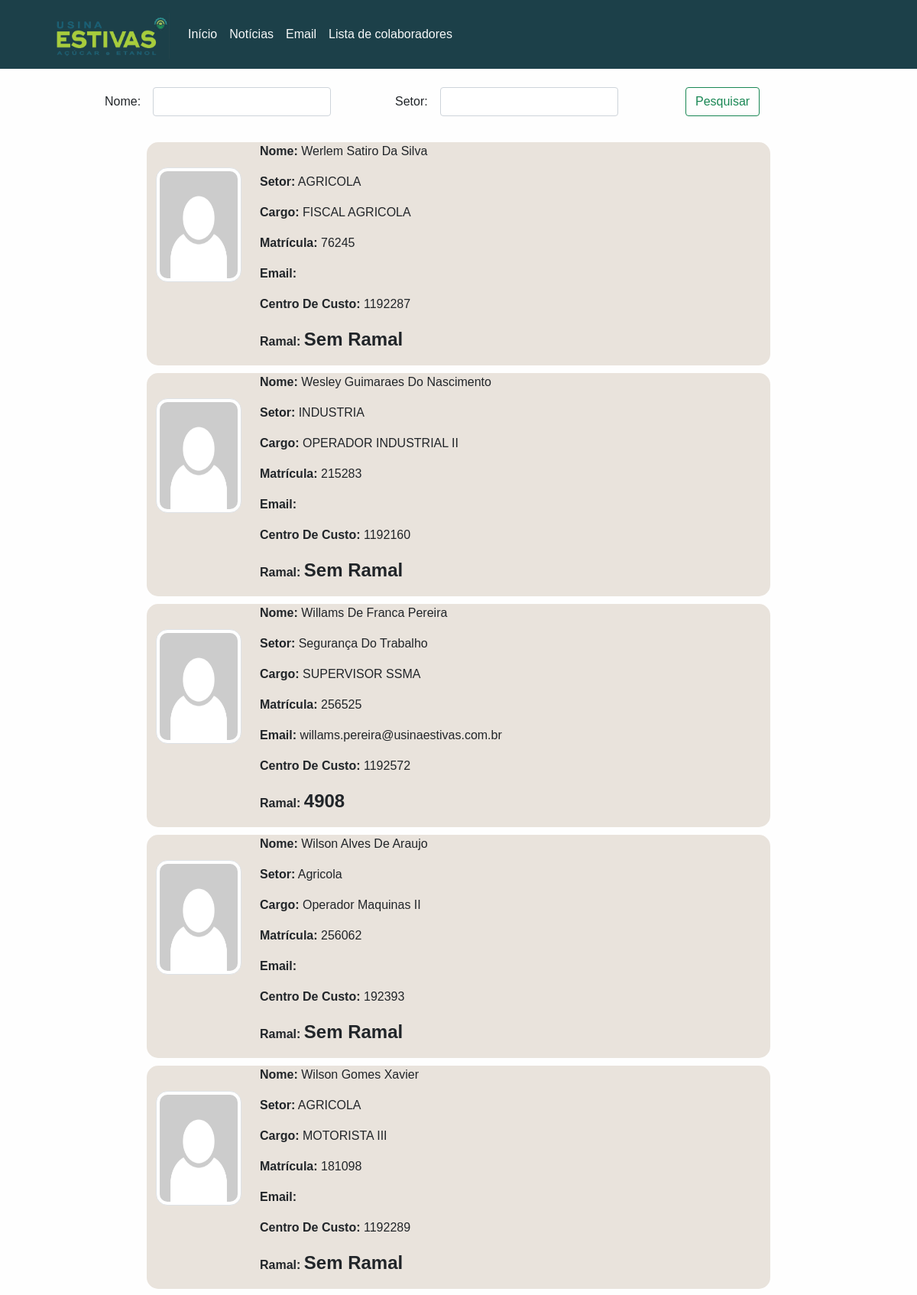
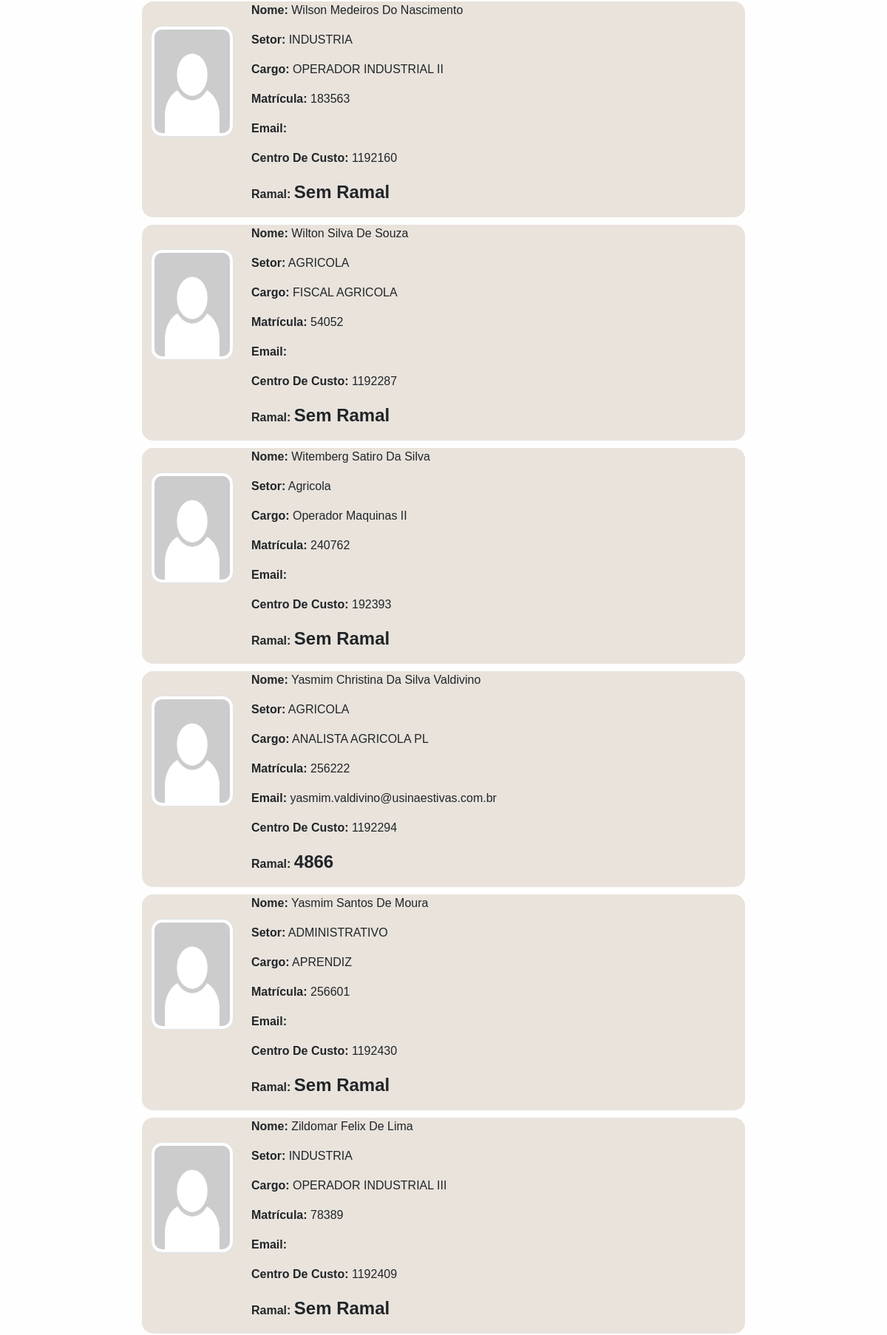
/ramal/ramais/?page=96 (upper part), run on the app's committed database (2 pictures, top to bottom).
### ramais/models.py (models this page shows)
class Pessoa(models.Model):
	nome = models.CharField('Nome', max_length=150)
	setor = models.CharField('Setor', max_length=100)
	cargo = models.CharField('Cargo', max_length=50)
	matricula = models.CharField('Matricula', max_length=6, unique=True)
	email = models.CharField('Email', null=True, max_length=50)
	cc = models.CharField('Centro de custo', max_length=7, null=True)
	ramal = models.CharField('Ramal', max_length=9, null=True, default='Sem ramal')
	foto = models.ImageField('Foto', upload_to='usuarios', default='usuarios/sem-foto.png')

### ramais/views.py (the view)
# urls.py: path('ramal/ramais/', listaramais, name="listaramais"),
def listaramais(request):
	pessoa = Pessoa.objects.all().order_by('nome')
	meufiltro = FiltroPessoa(request.GET, queryset=pessoa)
	paginator = Paginator(meufiltro.qs, 12)
	page = request.GET.get('page')
	contacts = paginator.get_page(page)
	contexto = {
	'filtro': meufiltro,
	'contacts': contacts
	}
	return render(request, 'listaramais.html', contexto)

### ramais/templatetags/my_tags.py (called while the page is built)
@register.simple_tag
def my_url(value, field_name, urlencode=None):
    url = '?{}={}'.format(field_name, value)
    if urlencode:
        querystring = urlencode.split('&')
        filtered_querystring = filter(lambda p: p.split('=')[0] != field_name, querystring)
        encoded_querystring = '&'.join(filtered_querystring)
        url = '{}&{}'.format(url, encoded_querystring)
    return url

### ramais/templates/listaramais.html (shortened to what this page needs)
{% extends "base.html" %}
{% load static %}
{% load widget_tweaks %}
{% block conteudo %}
{% load my_tags %}
<div class="container">
  <form method="get" action="?nome=&setor=">
    <div class="row">
      <div class="col-md-1">
      </div>
    <div class="col-md-4 col-12">
      <div class="row g-3 align-items-center">
    <div class="col-auto">
      <label for="inputPassword6" class="col-form-label">Nome:</label>
    </div>
    <div class="col-auto">
      {% render_field filtro.form.nome class="form-control"%}
    </div>
  </div>
    </div>
    <div class="col-md-4 col-12">
      <div class="row g-3 align-items-center">
    <div class="col-auto">
      <label for="inputPassword6" class="col-form-label">Setor:</label>
    </div>
    <div class="col-auto">
      {% render_field filtro.form.setor class="form-control"%}
    </div>
  </div>
    </div>
    <div class="col-md-3 col-12">
    <button class="btn btn-outline-success" type="submit">Pesquisar</button>
  </div>
  </div>
</form>
<br>
  {% for pessoa in contacts %}
  <div class="row ramal">
    <div class="col-12 col-sm-6 col-md-2 foto">
      <img class="img-fluid img-thumbnail" src="/media/{{pessoa.foto}}">
    </div>
    <div class="col-12 col-sm-6 col-md-10 texto">
      <td>
      <p> <b>Nome:</b> {{pessoa.nome}}</p>
      <p> <b>Setor:</b> {{pessoa.setor}}</p>
      <p> <b>Cargo:</b> {{pessoa.cargo}}</p>
      <p> <b>Matrícula:</b> {{pessoa.matricula}}</p>
      <p style="display: inline;"> <b>Email:</b> <p style="text-transform: lowercase; display: inline;">{{pessoa.email}}</p></p>
      <p> <b>Centro de Custo:</b> {{pessoa.cc}}</p>
      <p> <b>Ramal:</b> <small class="numero">{{pessoa.ramal}}</small></p>
    </td>
    </div>
  </div>
  {% endfor %}
  <br>
</div>
{% endblock %}

### ramais/static/css/estilo.css (style rules this page uses)
body { font-family: 'Arial', sans-serif; background-color: #fefefe; }
.ramal { background-color: #e9e3dc; margin-left: 150px; margin-right: 150px; margin-top: 10px; border-radius: 15px; }
.foto img { margin-top: 33px; width: 130px; height: 150px; border-radius: 15px; align-items: center; }
.numero { font-weight: bold; font-size: 24px; }
.texto p { text-transform: capitalize; }

### data on the page
Pessoa: foto (picture), nome "Werlem Satiro Da Silva", setor "AGRICOLA", cargo "FISCAL AGRICOLA", matricula "76245", cc "1192287", ramal "Sem Ramal"
Pessoa: foto (picture), nome "Wesley Guimaraes Do Nascimento", setor "INDUSTRIA", cargo "OPERADOR INDUSTRIAL II", matricula "215283", cc "1192160", ramal "Sem Ramal"
Pessoa: foto (picture), nome "Willams De Franca Pereira", setor "Segurança Do Trabalho", cargo "SUPERVISOR SSMA", matricula "256525", email "willams.pereira@usinaestivas.com.br", cc "1192572", ramal "4908"
Pessoa: foto (picture), nome "Wilson Alves De Araujo", setor "Agricola", cargo "Operador Maquinas II", matricula "256062", cc "192393", ramal "Sem Ramal"
Pessoa: foto (picture), nome "Wilson Gomes Xavier", setor "AGRICOLA", cargo "MOTORISTA III", matricula "181098", cc "1192289", ramal "Sem Ramal"
Pessoa: foto (picture), nome "Wilson Medeiros Do Nascimento", setor "INDUSTRIA", cargo "OPERADOR INDUSTRIAL II", matricula "183563", cc "1192160", ramal "Sem Ramal"
Pessoa: foto (picture), nome "Wilton Silva De Souza", setor "AGRICOLA", cargo "FISCAL AGRICOLA", matricula "54052", cc "1192287", ramal "Sem Ramal"
Pessoa: foto (picture), nome "Witemberg Satiro Da Silva", setor "Agricola", cargo "Operador Maquinas II", matricula "240762", cc "192393", ramal "Sem Ramal"
Pessoa: foto (picture), nome "Yasmim Christina Da Silva Valdivino", setor "AGRICOLA", cargo "ANALISTA AGRICOLA PL", matricula "256222", email "yasmim.valdivino@usinaestivas.com.br", cc "1192294", ramal "4866"
Pessoa: foto (picture), nome "Yasmim Santos De Moura", setor "ADMINISTRATIVO", cargo "APRENDIZ", matricula "256601", cc "1192430", ramal "Sem Ramal"
Pessoa: foto (picture), nome "Zildomar Felix De Lima", setor "INDUSTRIA", cargo "OPERADOR INDUSTRIAL III", matricula "78389", cc "1192409", ramal "Sem Ramal"
